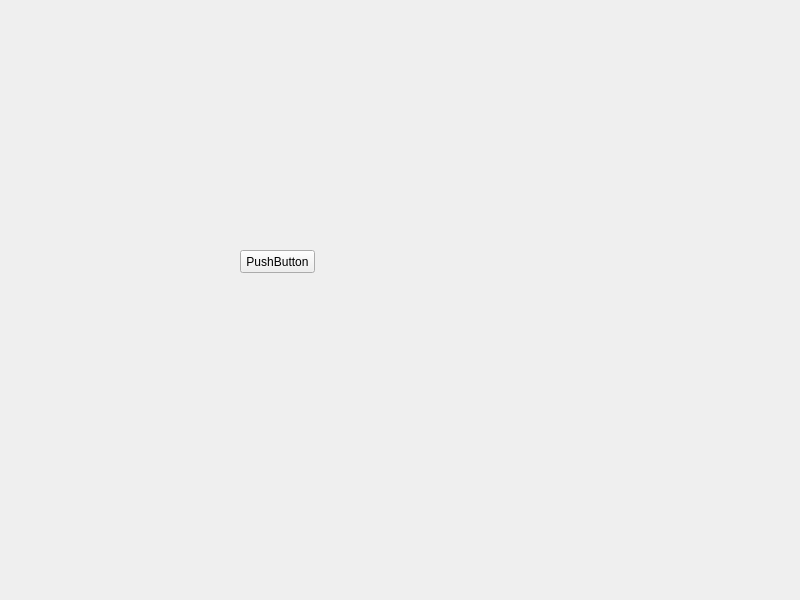
<?xml version="1.0" encoding="UTF-8"?>
<ui version="4.0">
 <class>MainWindow</class>
 <widget class="QMainWindow" name="MainWindow">
  <property name="geometry">
   <rect>
    <x>0</x>
    <y>0</y>
    <width>800</width>
    <height>600</height>
   </rect>
  </property>
  <property name="windowTitle">
   <string>MainWindow</string>
  </property>
  <widget class="QWidget" name="centralWidget">
   <widget class="QPushButton" name="pushButton">
    <property name="geometry">
     <rect>
      <x>240</x>
      <y>250</y>
      <width>75</width>
      <height>23</height>
     </rect>
    </property>
    <property name="text">
     <string>PushButton</string>
    </property>
   </widget>
  </widget>
 </widget>
 <resources/>
 <connections>
  <connection>
   <sender>pushButton</sender>
   <signal>clicked()</signal>
   <receiver>MainWindow</receiver>
   <slot>close()</slot>
   <hints>
    <hint type="sourcelabel">
     <x>285</x>
     <y>259</y>
    </hint>
    <hint type="destinationlabel">
     <x>285</x>
     <y>362</y>
    </hint>
   </hints>
  </connection>
 </connections>
</ui>
